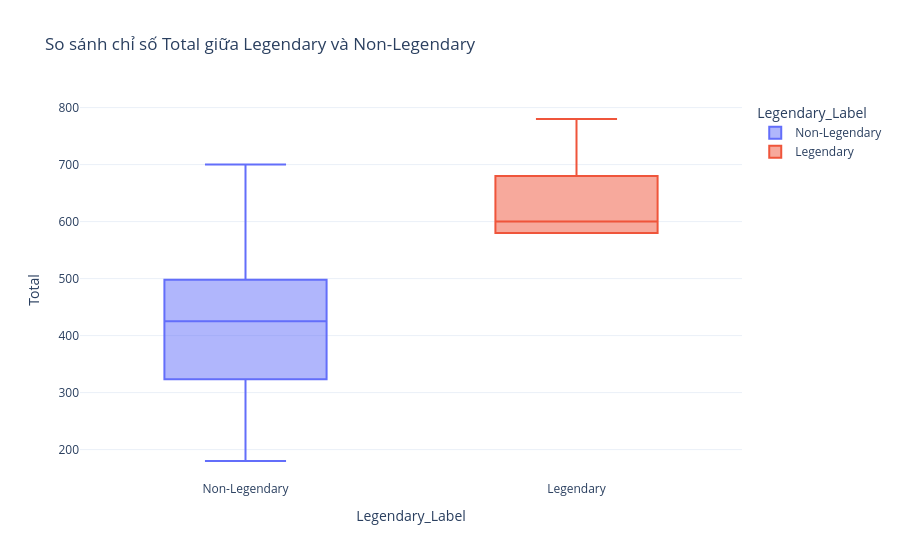

This figure's notebook cell:
### Code cell
fig7 = px.box(
    df, x="Legendary_Label", y="Total", points="outliers",
    title="So sánh chỉ số Total giữa Legendary và Non-Legendary",
    color="Legendary_Label",
    template="plotly_white"
)
fig7.show()

### Figure 1 — Plotly figure (JSON) as saved in the notebook; plotly's stock layout.template omitted (floating-point values rounded to 4 significant figures; data arrays with more than 128 entries replaced by an {"elided": "..."} marker saying what was removed)
{"data": [{"alignmentgroup": "True", "boxpoints": "outliers", "hovertemplate": "Legendary_Label=%{x}<br>Total=%{y}<extra></extra>", "legendgroup": "Non-Legendary", "marker": {"color": "#636efa"}, "name": "Non-Legendary", "notched": false, "offsetgroup": "Non-Legendary", "orientation": "v", "showlegend": true, "type": "box", "x": {"elided": "735 str values"}, "x0": " ", "xaxis": "x", "y": {"elided": "735 int values"}, "y0": " ", "yaxis": "y"}, {"alignmentgroup": "True", "boxpoints": "outliers", "hovertemplate": "Legendary_Label=%{x}<br>Total=%{y}<extra></extra>", "legendgroup": "Legendary", "marker": {"color": "#EF553B"}, "name": "Legendary", "notched": false, "offsetgroup": "Legendary", "orientation": "v", "showlegend": true, "type": "box", "x": ["Legendary", "Legendary", "Legendary", "Legendary", "Legendary", "Legendary", "Legendary", "Legendary", "Legendary", "Legendary", "Legendary", "Legendary", "Legendary", "Legendary", "Legendary", "Legendary", "Legendary", "Legendary", "Legendary", "Legendary", "Legendary", "Legendary", "Legendary", "Legendary", "Legendary", "Legendary", "Legendary", "Legendary", "Legendary", "Legendary", "Legendary", "Legendary", "Legendary", "Legendary", "Legendary", "Legendary", "Legendary", "Legendary", "Legendary", "Legendary", "Legendary", "Legendary", "Legendary", "Legendary", "Legendary", "Legendary", "Legendary", "Legendary", "Legendary", "Legendary", "Legendary", "Legendary", "Legendary", "Legendary", "Legendary", "Legendary", "Legendary", "Legendary", "Legendary", "Legendary", "Legendary", "Legendary", "Legendary", "Legendary", "Legendary"], "x0": " ", "xaxis": "x", "y": [580, 580, 580, 680, 780, 780, 580, 580, 580, 680, 680, 580, 580, 580, 600, 700, 600, 700, 670, 770, 670, 770, 680, 780, 600, 600, 600, 600, 600, 580, 580, 580, 680, 680, 600, 670, 680, 680, 600, 600, 600, 720, 600, 580, 580, 580, 580, 580, 580, 580, 680, 680, 600, 600, 660, 700, 700, 680, 680, 600, 600, 700, 600, 680, 600], "y0": " ", "yaxis": "y"}], "layout": {"boxmode": "overlay", "legend": {"title": {"text": "Legendary_Label"}, "tracegroupgap": 0}, "title": {"text": "So sánh chỉ số Total giữa Legendary và Non-Legendary"}, "xaxis": {"anchor": "y", "categoryarray": ["Non-Legendary", "Legendary"], "categoryorder": "array", "domain": [0, 1], "title": {"text": "Legendary_Label"}}, "yaxis": {"anchor": "x", "domain": [0, 1], "title": {"text": "Total"}}}}
